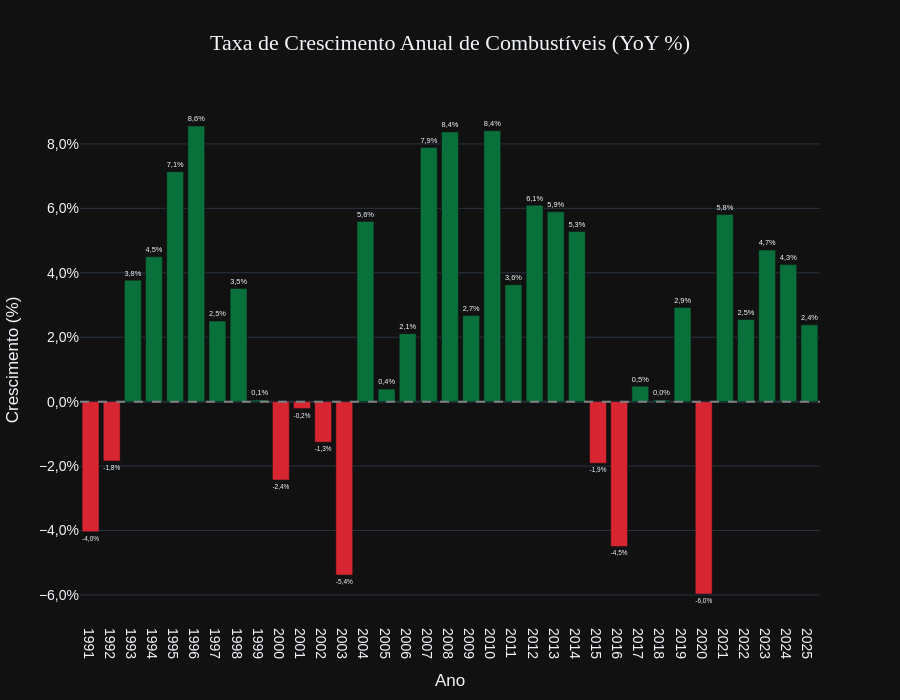

Here is the notebook cell this chart was saved with:
### Markdown cell above
## Etapa 6 — Análise Temporal Avançada (YoY Growth)
Para não olhar apenas volumes absolutos, precisamos medir a **velocidade** do crescimento ou da queda, calculando a variação percentual Ano Contra Ano (YoY).

### Code cell
# Calculando variação anual total
vendas_ano = (
    df.groupby('ano', as_index=False)['vendas']
    .sum()
)

vendas_ano['crescimento_yoy_%'] = (
    vendas_ano['vendas'].pct_change() * 100
)

vendas_ano = vendas_ano.dropna()

# Cores para crescimento e queda
vendas_ano['cor'] = np.where(
    vendas_ano['crescimento_yoy_%'] >= 0,
    "#09703b",
    "#D72631"
)

fig_yoy = px.bar(
    vendas_ano,
    x='ano',
    y='crescimento_yoy_%',
    color='cor',
    color_discrete_map='identity',
    title='Taxa de Crescimento Anual de Combustíveis (YoY %)'
)

# Texto e Hover
fig_yoy.update_traces(
    textposition='outside',
    texttemplate='%{y:,.1f}%',
    hovertemplate=
    '<b>Ano: </b>%{x}<br>' +
    '<b>Crescimento: </b>%{y:,.2f}%<extra></extra>'
)

# Layout padronizado
fig_yoy.update_layout(
    separators=',.',
    height=700,
    template='plotly_dark',
    title=dict(
        x=0.5,
        font=dict(
            size=22,
            family='Arial Black'
        )
    ),
    xaxis_title='Ano',
    yaxis_title='Crescimento (%)',
    xaxis=dict(
        tickmode='linear',
        dtick=1
    ),
    yaxis=dict(
        tickformat=',.1f',
        ticksuffix='%'
    ),
    font=dict(
        family='Arial',
        size=14
    ),
    showlegend=False
)

fig_yoy.add_hline(
    y=0,
    line_width=2,
    line_dash="dash",
    line_color="gray"
)

fig_yoy.show()

### Figure 1 — Plotly figure (JSON) as saved in the notebook; plotly's stock layout.template omitted (floating-point values rounded to 4 significant figures)
{"data": [{"hovertemplate": "<b>Ano: </b>%{x}<br><b>Crescimento: </b>%{y:,.2f}%<extra></extra>", "legendgroup": "", "marker": {"color": "#D72631", "pattern": {"shape": ""}}, "name": "", "orientation": "v", "showlegend": false, "textposition": "outside", "texttemplate": "%{y:,.1f}%", "type": "bar", "x": [1991, 1992, 2000, 2001, 2002, 2003, 2015, 2016, 2020], "xaxis": "x", "y": [-4.038, -1.842, -2.43, -0.2149, -1.259, -5.381, -1.913, -4.495, -5.971], "yaxis": "y"}, {"hovertemplate": "<b>Ano: </b>%{x}<br><b>Crescimento: </b>%{y:,.2f}%<extra></extra>", "legendgroup": "", "marker": {"color": "#09703b", "pattern": {"shape": ""}}, "name": "", "orientation": "v", "showlegend": false, "textposition": "outside", "texttemplate": "%{y:,.1f}%", "type": "bar", "x": [1993, 1994, 1995, 1996, 1997, 1998, 1999, 2004, 2005, 2006, 2007, 2008, 2009, 2010, 2011, 2012, 2013, 2014, 2017, 2018, 2019, 2021, 2022, 2023, 2024, 2025], "xaxis": "x", "y": [3.77, 4.495, 7.139, 8.556, 2.501, 3.512, 0.05139, 5.596, 0.3907, 2.107, 7.889, 8.372, 2.671, 8.409, 3.63, 6.099, 5.894, 5.28, 0.4791, 0.0486, 2.922, 5.806, 2.549, 4.705, 4.255, 2.386], "yaxis": "y"}], "layout": {"barmode": "relative", "font": {"family": "Arial", "size": 14}, "height": 700, "legend": {"tracegroupgap": 0}, "separators": ",.", "shapes": [{"line": {"color": "gray", "dash": "dash", "width": 2}, "type": "line", "x0": 0, "x1": 1, "xref": "x domain", "y0": 0, "y1": 0, "yref": "y"}], "showlegend": false, "title": {"font": {"family": "Arial Black", "size": 22}, "text": "Taxa de Crescimento Anual de Combustíveis (YoY %)", "x": 0.5}, "xaxis": {"anchor": "y", "domain": [0, 1], "dtick": 1, "tickmode": "linear", "title": {"text": "Ano"}}, "yaxis": {"anchor": "x", "domain": [0, 1], "tickformat": ",.1f", "ticksuffix": "%", "title": {"text": "Crescimento (%)"}}}}
